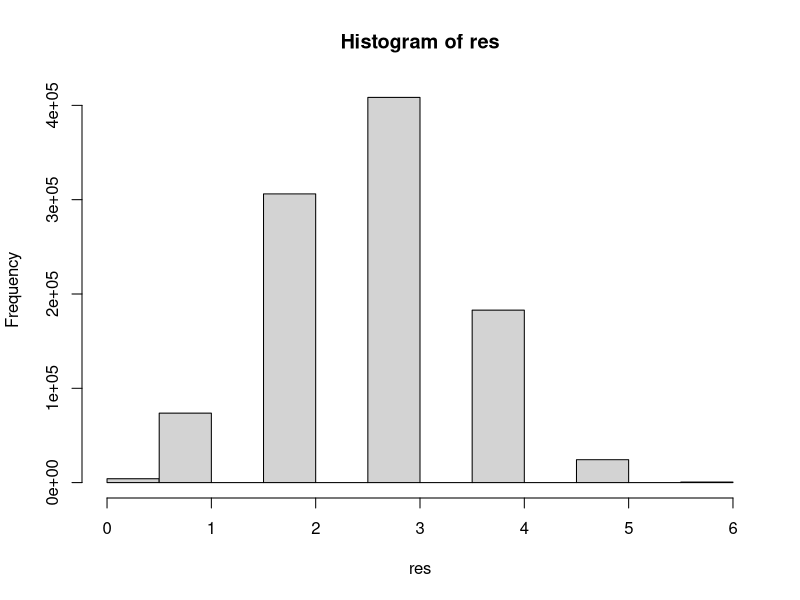

This figure's R source:
res<-c()
for(i in 1:1000000){ #iterations
x<-sample(1:13, size=6,replace=FALSE)<7 #are correct doors among the 6 chosen doors?
res[i]<-sum(x) #sum of correct doors chosen within 6 trials
}
mean(res)
quantile(res, c(0.025, 0.975)) #95% CI
hist(res)

